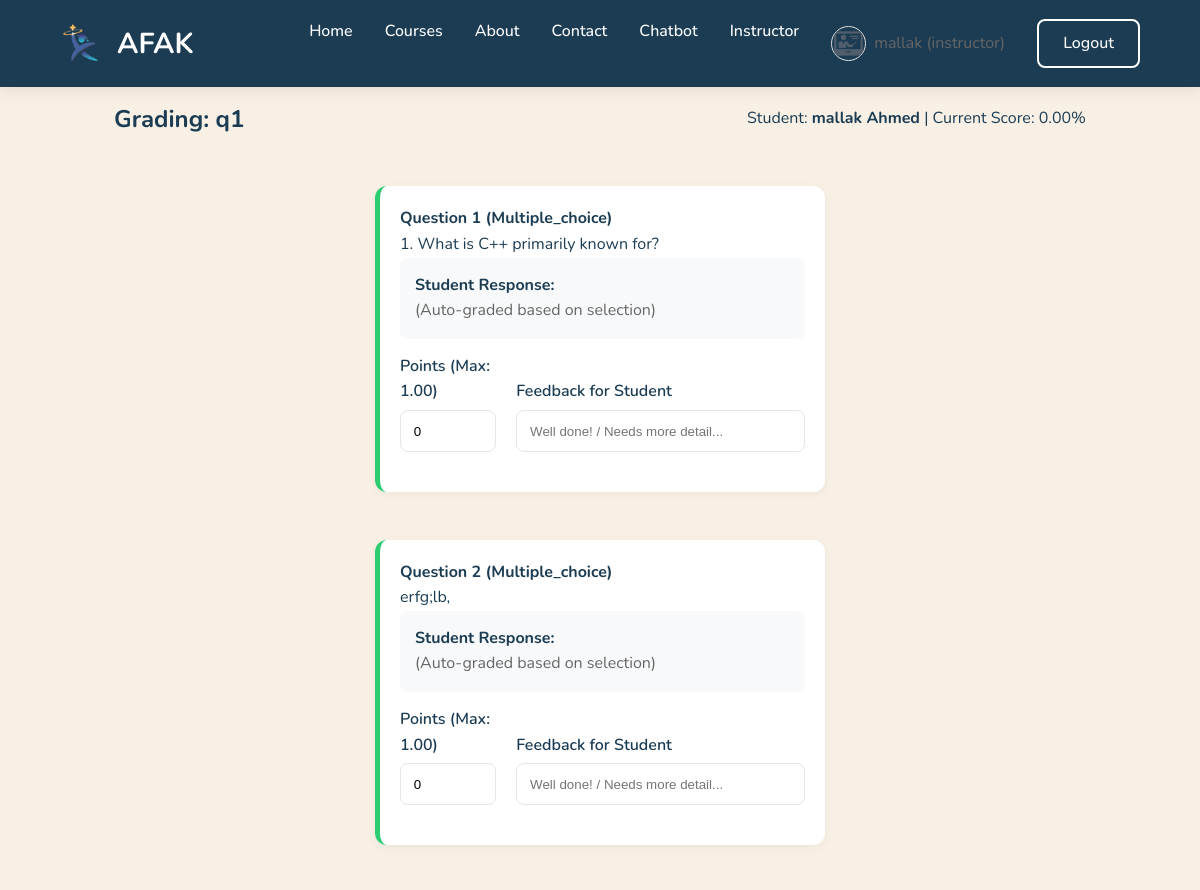
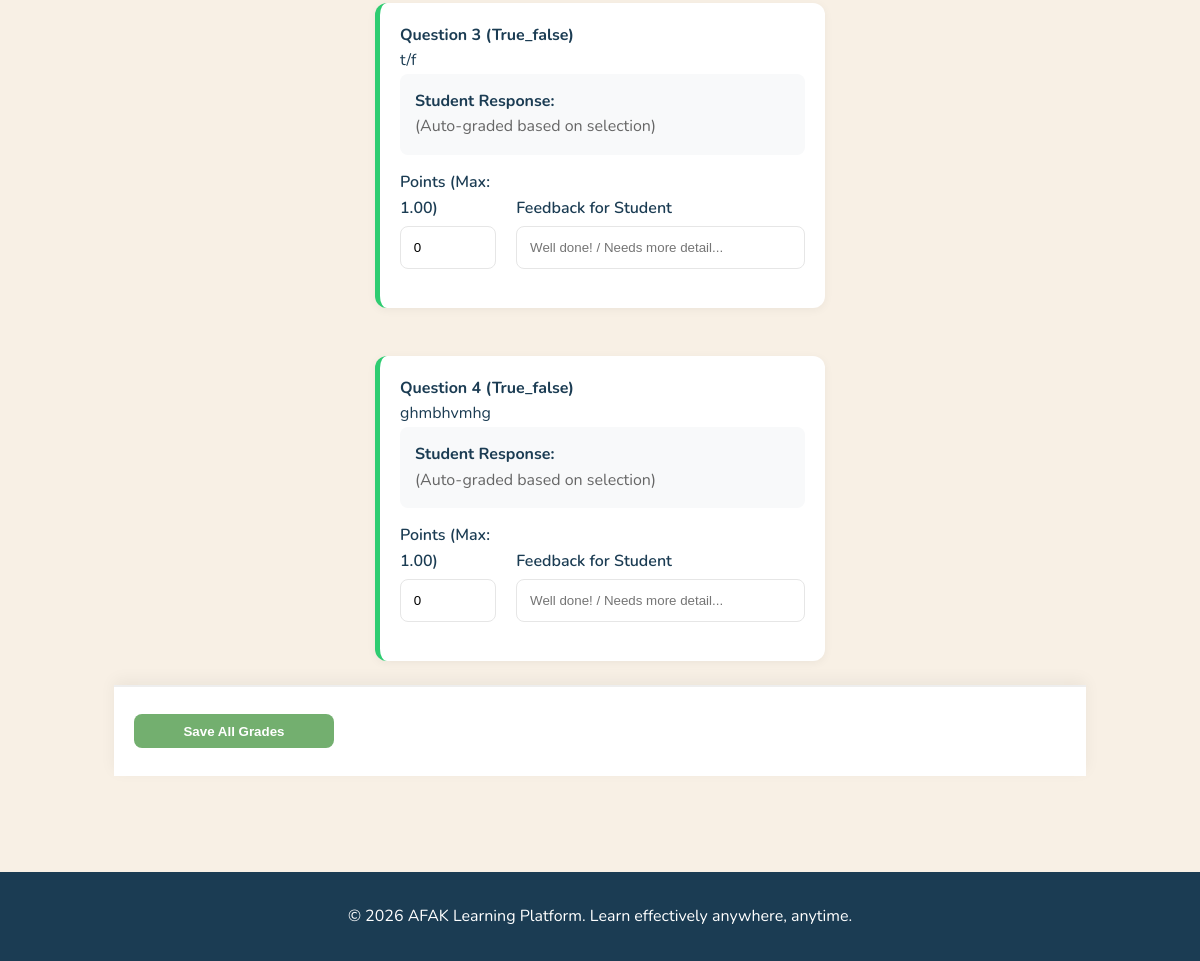
/instructor/grade-quiz.php?attempt=6 (signed in), run on the app's committed database (2 pictures, top to bottom).
### tables this page shows
CREATE TABLE IF NOT EXISTS `questions` (
  `id` int(10) UNSIGNED NOT NULL AUTO_INCREMENT,
  `assessment_id` int(10) UNSIGNED NOT NULL,
  `question_text` text NOT NULL,
  `type` enum('multiple_choice','true_false','short_answer','essay','file_upload') NOT NULL,
  `points` decimal(5,2) NOT NULL DEFAULT '1.00',
  `feedback_text` text,
  `sort_order` int(10) UNSIGNED NOT NULL DEFAULT '0',
  `created_at` timestamp NULL DEFAULT CURRENT_TIMESTAMP,
  `updated_at` timestamp NULL DEFAULT CURRENT_TIMESTAMP ON UPDATE CURRENT_TIMESTAMP,
  PRIMARY KEY (`id`),
  KEY `idx_questions_assessment` (`assessment_id`)
);

CREATE TABLE IF NOT EXISTS `attempt_answers` (
  `id` int(10) UNSIGNED NOT NULL AUTO_INCREMENT,
  `attempt_id` int(10) UNSIGNED NOT NULL,
  `question_id` int(10) UNSIGNED NOT NULL,
  `selected_option_id` int(10) UNSIGNED DEFAULT NULL,
  `text_answer` text,
  `points_earned` decimal(5,2) DEFAULT NULL,
  `feedback` text,
  PRIMARY KEY (`id`),
  KEY `question_id` (`question_id`),
  KEY `selected_option_id` (`selected_option_id`),
  KEY `idx_answers_attempt` (`attempt_id`)
);

### includes/functions.php (called while the page is built, shortened)
<?php
function e(string $str): string {
    return htmlspecialchars($str, ENT_QUOTES, 'UTF-8');
}
function url(string $path): string {
    $base = defined('BASE_PATH') ? '/' . trim(BASE_PATH, '/') : '';
    $cleanPath = ltrim($path, '/');
    return rtrim($base, '/') . '/' . ltrim($cleanPath, '/');
}

### instructor/grade-quiz.php (the view, shortened to what this page needs)
<?php
require_once __DIR__ . '/../config/db.php';
require_once __DIR__ . '/../includes/functions.php';
$attemptId = (int)($_GET['attempt'] ?? 0);
$stmt = $pdo->prepare("
    SELECT aa.*, a.title as quiz_title, a.passing_score, u.first_name, u.last_name, c.instructor_id
    FROM assessment_attempts aa
    JOIN assessments a ON aa.assessment_id = a.id
    JOIN enrollments e ON aa.enrollment_id = e.id
    JOIN users u ON e.student_id = u.id
    JOIN courses c ON a.course_id = c.id
    WHERE aa.id = ?
");
$stmt->execute([$attemptId]);
$attempt = $stmt->fetch();
$stmt = $pdo->prepare("
    SELECT q.*, aa.text_answer, aa.selected_option_id, aa.points_earned, aa.feedback, aa.id as answer_record_id
    FROM questions q
    LEFT JOIN attempt_answers aa ON q.id = aa.question_id AND aa.attempt_id = ?
    WHERE q.assessment_id = ?
    ORDER BY q.sort_order
");
$stmt->execute([$attemptId, $attempt['assessment_id']]);
$questions = $stmt->fetchAll();
require_once __DIR__ . '/../includes/header.php';
?>
<div class="container">
    <div class="dashboard-header">
        <h2>Grading: <?= e($attempt['quiz_title']) ?></h2>
        <p>Student: <strong><?= e($attempt['first_name'] . ' ' . $attempt['last_name']) ?></strong> | Current Score: <?= $attempt['percent_score'] ?>%</p>
    </div>
    <form method="POST">
        <?php foreach ($questions as $i => $q): ?>
            <div class="form-card mb-2" style="border-left: 5px solid <?= in_array($q['type'], ['essay', 'file_upload', 'short_answer']) ? '#f39c12' : '#2ecc71' ?>;">
                <h4>Question <?= $i+1 ?> (<?= ucfirst($q['type']) ?>)</h4>
                <p><?= e($q['question_text']) ?></p>
                <div class="student-answer" style="background: #f8f9fa; padding: 15px; border-radius: 8px; margin-bottom: 15px;">
                    <strong>Student Response:</strong><br>
                    <?php if ($q['type'] === 'file_upload'): ?>
                        <?php if ($q['text_answer']): ?>
                            <a href="<?= url($q['text_answer']) ?>" target="_blank" class="btn btn-secondary btn-sm mt-1">View Uploaded File</a>
                        <?php else: ?> <span class="text-danger">No file.</span> <?php endif; ?>
                    <?php elseif (in_array($q['type'], ['multiple_choice', 'true_false'])): ?>
                        <span class="text-muted">(Auto-graded based on selection)</span>
                    <?php else: ?>
                        <div class="mt-1"><?= nl2br(e($q['text_answer'] ?? 'No answer provided.')) ?></div>
                    <?php endif; ?>
                </div>
                <div class="row" style="display: flex; gap: 20px; align-items: flex-end;">
                    <div class="form-group" style="flex: 1;">
                        <label>Points (Max: <?= $q['points'] ?>)</label>
                        <input type="number" step="0.5" max="<?= $q['points'] ?>" name="grades[<?= $q['id'] ?>]"
                               value="<?= (float)$q['points_earned'] ?>" class="form-control">
                    </div>
                    <div class="form-group" style="flex: 3;">
                        <label>Feedback for Student</label>
                        <input type="text" name="feedback[<?= $q['id'] ?>]" value="<?= e($q['feedback'] ?? '') ?>" class="form-control" placeholder="Well done! / Needs more detail...">
                    </div>
                </div>
            </div>
        <?php endforeach; ?>
        <div style="position: sticky; bottom: 20px; background: white; padding: 20px; border-top: 2px solid #eee; box-shadow: 0 -5px 15px rgba(0,0,0,0.05);">
            <button type="submit" class="btn btn-primary" style="width: 200px;">Save All Grades</button>
            <a href="<?= url('instructor/index.php') ?>" class="btn btn-outline-light">Cancel</a>
        </div>
    </form>
</div>
<?php require_once __DIR__ . '/../includes/footer.php'; ?>

### assets/css/style.css (style rules this page uses)
:root { --primary: #1B3C53; --primary-dark: #163042; --accent: #73AF6F; --beige: #EADBC8; --beige-dark: #DAC0A3; --background: #F8F0E5; --white: #ffffff; --border: #e6e6e6; --text: #1B3C53; --text-muted: #666; --dark: #1B3C53; --shadow: 0 4px 15px rgba(0,0,0,0.08); }
* { margin: 0; padding: 0; box-sizing: border-box; }
body { font-family: 'Nunito', sans-serif; background: var(--background); color: var(--text); line-height: 1.6; }
a { text-decoration: none; color: var(--primary); }
.container, .header-inner, .footer-inner, .main-content { width: 90%; max-width: 1200px; margin: auto; }
.btn { display: inline-block; padding: 0.6rem 1.5rem; border-radius: 8px; font-weight: 600; border: none; cursor: pointer; transition: 0.3s ease; }
.btn-primary { background: var(--accent); color: white; }
.btn-outline-light { background: transparent; border: 2px solid white; color: white; }
.form-group { margin-bottom: 1.2rem; }
.form-group label { display: block; margin-bottom: 0.3rem; font-weight: 600; }
.form-card { max-width: 450px; margin: 3rem auto; padding: 2rem; background: white; border-radius: 12px; box-shadow: var(--shadow); }
.form-control { width: 100%; padding: 0.8rem; border: 1px solid var(--border); border-radius: 8px; }
.text-muted { color: var(--text-muted); }
.mb-2 { margin-bottom: 1rem; }

### includes/header.php (style rules this page uses)
.dashboard-header { display: flex; justify-content: space-between; align-items: center; margin-bottom: 1.5rem; }

### instructor/grade-quiz.php (style rules this page uses)
.form-card { background: white; padding: 20px; border-radius: 12px; margin-bottom: 20px; box-shadow: 0 2px 10px rgba(0,0,0,0.05); }
.mb-2 { margin-bottom: 1.5rem; }
.row { display: flex; flex-wrap: wrap; }

### data on the page
questions: type "Multiple_choice", question_text "1. What is C++ primarily known for?", shows "(Auto-graded based on selection)", points "1.00", points_earned "0"
attempt_answers: question.type "Multiple_choice", question.question_text "erfg;lb,", question.points "1.00", points_earned "0"
questions: type "True_false", question_text "t/f", shows "(Auto-graded based on selection)", points "1.00", points_earned "0"
questions: type "True_false", question_text "ghmbhvmhg", shows "(Auto-graded based on selection)", points "1.00", points_earned "0"

### other printed values
$_SESSION['first_name'] "mallak"
$_SESSION['role'] "instructor"
$attempt['quiz_title'] "q1"
$attempt['first_name'] . ' ' . $attempt['last_name'] "mallak Ahmed"
$attempt['percent_score'] "0.00"
